Frame 1 (no input): blank canvas, image omitted
Frame 60 (no input): blank canvas, image omitted
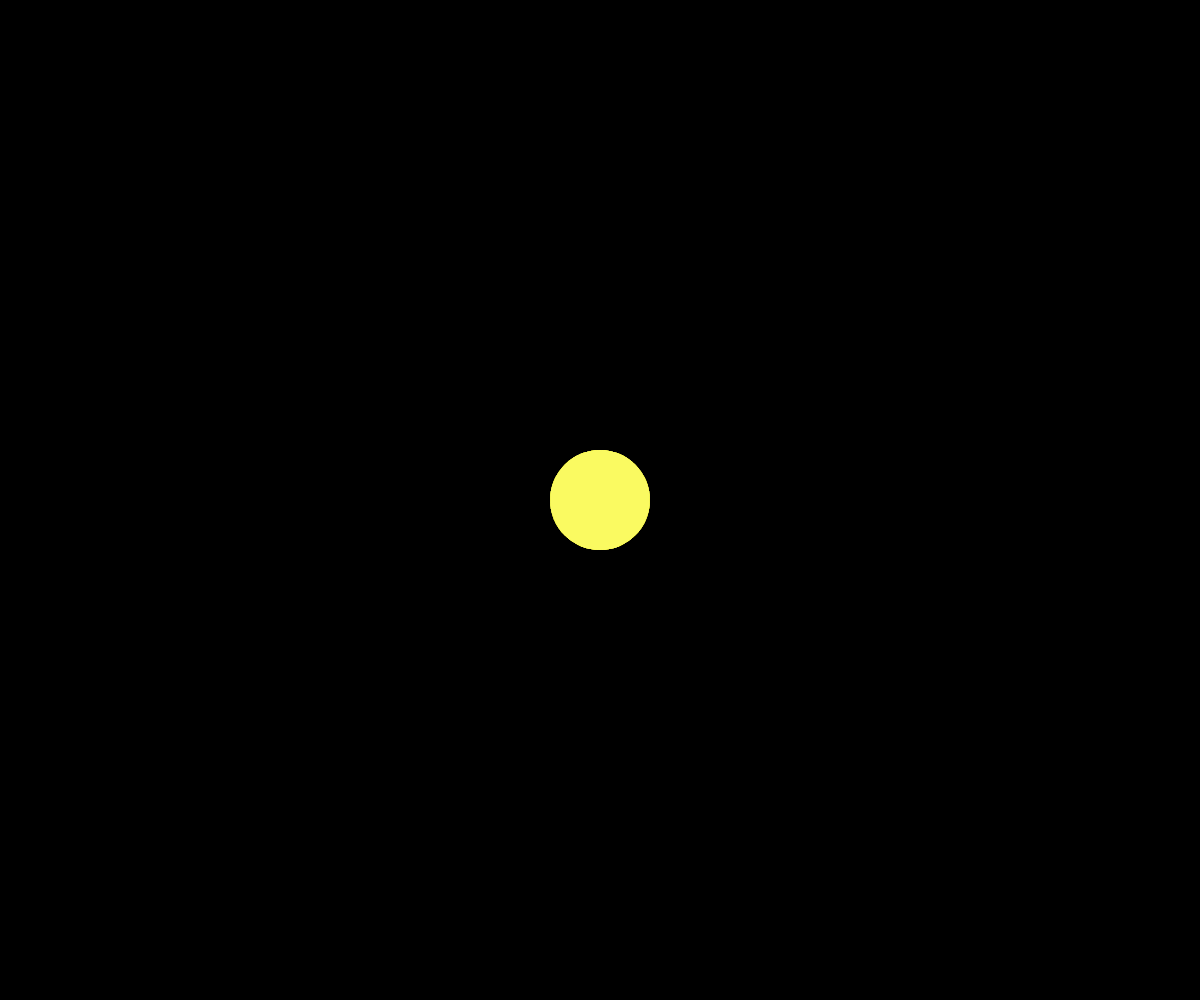
Frame 120 (the mouse pressed at the canvas centre since frame 60)

The p5.js sketch whose frames 1 and 60 were blank and that drew this single picture after the mouse press (run headless with seeded random() and noise() and a simulated clock; from frame 60 on, the mouse is pressed at the canvas centre):

// p5.js sketch
// ── sketch.js
function setup() {
  createCanvas(windowWidth,windowHeight);
  background(0);
}

function draw() {
  noStroke();
  fill(mouseX,mouseY,mouseX-mouseY,20);
  circle(mouseX, mouseY,mouseX-mouseY);
}
